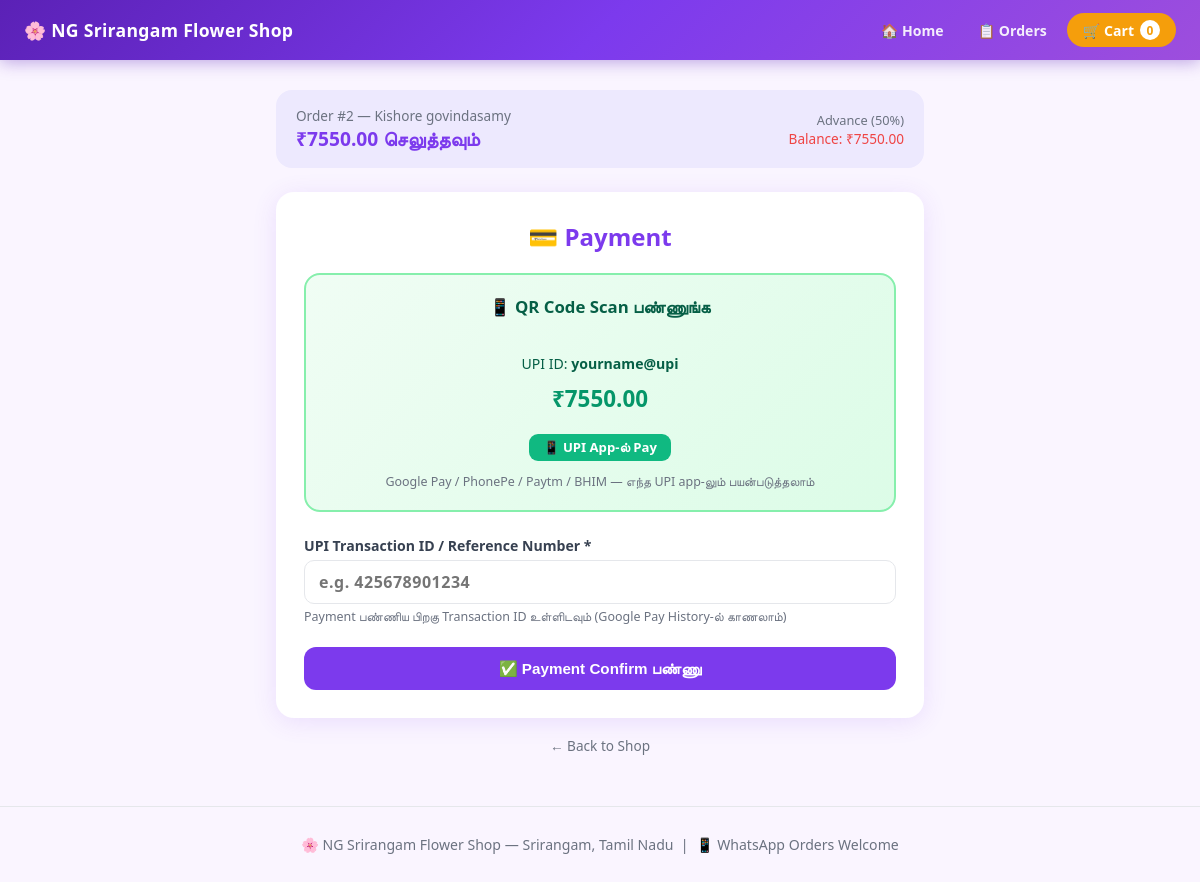
The app's page /payment/2/ with its own data.
### shop/models.py (models this page shows, shortened)
class Order(models.Model):
    PAYMENT_TYPE = [
        ('upi', 'UPI / QR Code'),
        ('cash', 'Cash on Delivery'),
        ('netbank', 'Net Banking'),
        ('advance', 'Advance (50%) + Balance'),
    ]
    PAY_STATUS = [
        ('pending', 'Payment Pending'),
        ('advance_paid', 'Advance Paid'),
        ('paid', 'Fully Paid'),
        ('failed', 'Payment Failed'),
    ]
    ORDER_STATUS = [
        ('pending', 'Pending'),
        ('confirmed', 'Confirmed'),
        ('preparing', 'Preparing'),
        ('delivered', 'Delivered'),
        ('cancelled', 'Cancelled'),
    ]
    name   = models.CharField(max_length=200)
    phone  = models.CharField(max_length=15)
    address = models.TextField()
    notes  = models.TextField(blank=True)
    total          = models.DecimalField(max_digits=10, decimal_places=2)
    advance_amount = models.DecimalField(max_digits=10, decimal_places=2, default=0)
    balance_amount = models.DecimalField(max_digits=10, decimal_places=2, default=0)
    payment_type   = models.CharField(max_length=20, choices=PAYMENT_TYPE, default='cash')
    payment_status = models.CharField(max_length=20, choices=PAY_STATUS, default='pending')
    upi_ref = models.CharField(max_length=100, blank=True)
    status     = models.CharField(max_length=20, choices=ORDER_STATUS, default='pending')
    created_at = models.DateTimeField(auto_now_add=True)

### shop/views.py (the view, shortened to what this page needs)
# urls.py: path('payment/<int:order_id>/', views.payment,       name='payment'),
def payment(request, order_id):
    order = get_object_or_404(Order, pk=order_id)
    upi_id   = getattr(settings, 'SHOP_UPI_ID',   'yourname@upi')
    upi_name = getattr(settings, 'SHOP_UPI_NAME',  'NG Flower Shop')
    pay_now = order.advance_amount if order.payment_type == 'advance' else order.total
    upi_link = (f"upi://pay?pa={upi_id}&pn={urllib.parse.quote(upi_name)}"
                f"&am={pay_now}&cu=INR&tn=Order{order.id}")
    upi_qr_data = upi_link
    bank = {
        'name':   getattr(settings, 'SHOP_BANK_NAME',   'SBI'),
        'acc':    getattr(settings, 'SHOP_BANK_ACC',    '0000000000'),
        'ifsc':   getattr(settings, 'SHOP_BANK_IFSC',   'SBIN0000000'),
        'holder': getattr(settings, 'SHOP_BANK_HOLDER', 'NG Flower Shop'),
    }
    return render(request, 'shop/payment.html', {
        'order':       order,
        'pay_now':     pay_now,
        'upi_id':      upi_id,
        'upi_link':    upi_link,
        'upi_qr_data': upi_qr_data,
        'bank':        bank,
        'cart_count':  0,
    })

### shop/templates/shop/payment.html (shortened to what this page needs)
{% extends 'shop/base.html' %}
{% block content %}
<div style="max-width:680px;margin:30px auto;padding:0 16px;">
  <div style="background:var(--purple-l);border-radius:16px;padding:16px 20px;margin-bottom:24px;
    display:flex;justify-content:space-between;align-items:center;flex-wrap:wrap;gap:10px;">
    <div>
      <div style="font-size:.85rem;color:var(--muted);">Order #{{ order.id }} — {{ order.name }}</div>
      <div style="font-weight:800;font-size:1.2rem;color:var(--purple);">₹{{ pay_now }} செலுத்தவும்</div>
    </div>
    {% if order.payment_type == 'advance' %}
    <div style="text-align:right;">
      <div style="font-size:.8rem;color:var(--muted);">Advance (50%)</div>
      <div style="font-size:.85rem;color:var(--red);">Balance: ₹{{ order.balance_amount }}</div>
    </div>
    {% endif %}
  </div>
  <div class="card" style="padding:28px;">
    <h2 style="color:var(--purple);margin-bottom:20px;text-align:center;">💳 Payment</h2>
    {% if order.payment_type == 'upi' or order.payment_type == 'advance' %}
    <div class="qr-box" style="margin-bottom:24px;">
      <div style="font-weight:800;font-size:1.05rem;color:#065f46;margin-bottom:14px;">
        📱 QR Code Scan பண்ணுங்க
      </div>
      <div style="font-size:.88rem;color:#065f46;margin-bottom:10px;">
        UPI ID: <strong>{{ upi_id }}</strong>
      </div>
      <div style="font-size:1.4rem;font-weight:800;color:#059669;">₹{{ pay_now }}</div>
      <div style="margin-top:16px;">
        <a href="{{ upi_link }}" class="btn btn-green btn-sm" style="margin:4px;">
          📱 UPI App-ல் Pay
        </a>
        <div style="font-size:.78rem;color:var(--muted);margin-top:8px;">
          Google Pay / PhonePe / Paytm / BHIM — எந்த UPI app-லும் பயன்படுத்தலாம்
        </div>
      </div>
    </div>
    <form method="post">{% csrf_token %}
      <div class="form-group">
        <label>UPI Transaction ID / Reference Number *</label>
        <input type="text" name="upi_ref" required placeholder="e.g. 425678901234"
          style="font-size:1rem;font-weight:700;letter-spacing:.5px;">
        <div style="font-size:.78rem;color:var(--muted);margin-top:4px;">
          Payment பண்ணிய பிறகு Transaction ID உள்ளிடவும் (Google Pay History-ல் காணலாம்)
        </div>
      </div>
      <button type="submit" class="btn btn-purple btn-block" style="margin-top:8px;">
        ✅ Payment Confirm பண்ணு
      </button>
    </form>
    {% endif %}
  </div>
  <div style="text-align:center;margin-top:16px;">
    <a href="/" style="color:var(--muted);font-size:.85rem;text-decoration:none;">← Back to Shop</a>
  </div>
</div>
{% endblock %}

### shop/templates/shop/base.html (style rules this page uses)
:root { --purple:#7c3aed; --purple-d:#6d28d9; --purple-l:#ede9fe; --pink:#ec4899; --green:#10b981; --amber:#f59e0b; --red:#ef4444; --blue:#3b82f6; --bg:#faf5ff; --card:#fff; --text:#1f2937; --muted:#6b7280; --border:#e5e7eb; --shadow:0 4px 24px rgba(124,58,237,.12); }
* { box-sizing:border-box;margin:0;padding:0; }
body { font-family:'Segoe UI',sans-serif;background:var(--bg);color:var(--text); }
.btn { display:inline-flex;align-items:center;justify-content:center;gap:6px; padding:10px 22px;border-radius:12px;font-size:.95rem;font-weight:700; cursor:pointer;border:none;text-decoration:none;transition:.2s;line-height:1; }
.btn-purple { background:var(--purple);color:#fff; }
.btn-green { background:var(--green);color:#fff; }
.btn-sm { padding:7px 14px;font-size:.82rem;border-radius:9px; }
.btn-block { width:100%;padding:14px; }
.card { background:var(--card);border-radius:18px;box-shadow:var(--shadow); }
.form-group { margin-bottom:14px; }
.form-group label { display:block;font-weight:700;font-size:.88rem;color:#374151;margin-bottom:5px; }
.form-group input,.form-group textarea,.form-group select { width:100%;padding:10px 14px;border-radius:10px;border:1.5px solid var(--border); font-size:.95rem;transition:.2s;font-family:inherit; }
.qr-box { background:linear-gradient(135deg,#f0fdf4,#dcfce7);border:2px solid #86efac; border-radius:16px;padding:20px;text-align:center; }

### records on screen
Order: id "2", name "Kishore govindasamy", advance_amount "7550.00", balance_amount "7550.00"

### other values on screen
{{ cart_count }} "0"
{{ upi_id }} "yourname@upi"
